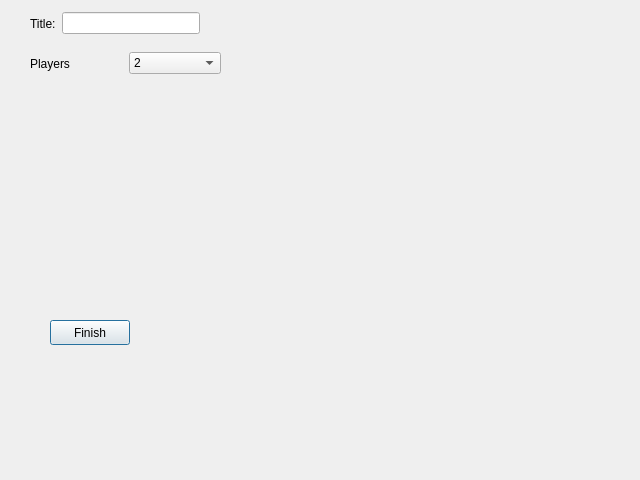
<?xml version="1.0" encoding="UTF-8"?>
<ui version="4.0">
 <class>CreateGame</class>
 <widget class="QDialog" name="CreateGame">
  <property name="geometry">
   <rect>
    <x>0</x>
    <y>0</y>
    <width>640</width>
    <height>480</height>
   </rect>
  </property>
  <property name="windowTitle">
   <string>Dialog</string>
  </property>
  <widget class="QPushButton" name="pushButton_finish">
   <property name="geometry">
    <rect>
     <x>50</x>
     <y>320</y>
     <width>80</width>
     <height>25</height>
    </rect>
   </property>
   <property name="text">
    <string>Finish</string>
   </property>
  </widget>
  <widget class="QWidget" name="layoutWidget">
   <property name="geometry">
    <rect>
     <x>30</x>
     <y>50</y>
     <width>191</width>
     <height>27</height>
    </rect>
   </property>
   <layout class="QHBoxLayout" name="horizontalLayout">
    <item>
     <widget class="QLabel" name="label">
      <property name="text">
       <string>Players</string>
      </property>
     </widget>
    </item>
    <item>
     <widget class="QComboBox" name="comboBox_game">
      <item>
       <property name="text">
        <string>2</string>
       </property>
      </item>
      <item>
       <property name="text">
        <string>5</string>
       </property>
      </item>
      <item>
       <property name="text">
        <string>10</string>
       </property>
      </item>
     </widget>
    </item>
   </layout>
  </widget>
  <widget class="QWidget" name="layoutWidget">
   <property name="geometry">
    <rect>
     <x>30</x>
     <y>10</y>
     <width>170</width>
     <height>27</height>
    </rect>
   </property>
   <layout class="QHBoxLayout" name="horizontalLayout_3">
    <item>
     <widget class="QLabel" name="label_3">
      <property name="text">
       <string>Title:</string>
      </property>
     </widget>
    </item>
    <item>
     <widget class="QLineEdit" name="lineEdit"/>
    </item>
   </layout>
  </widget>
 </widget>
 <resources/>
 <connections/>
</ui>
